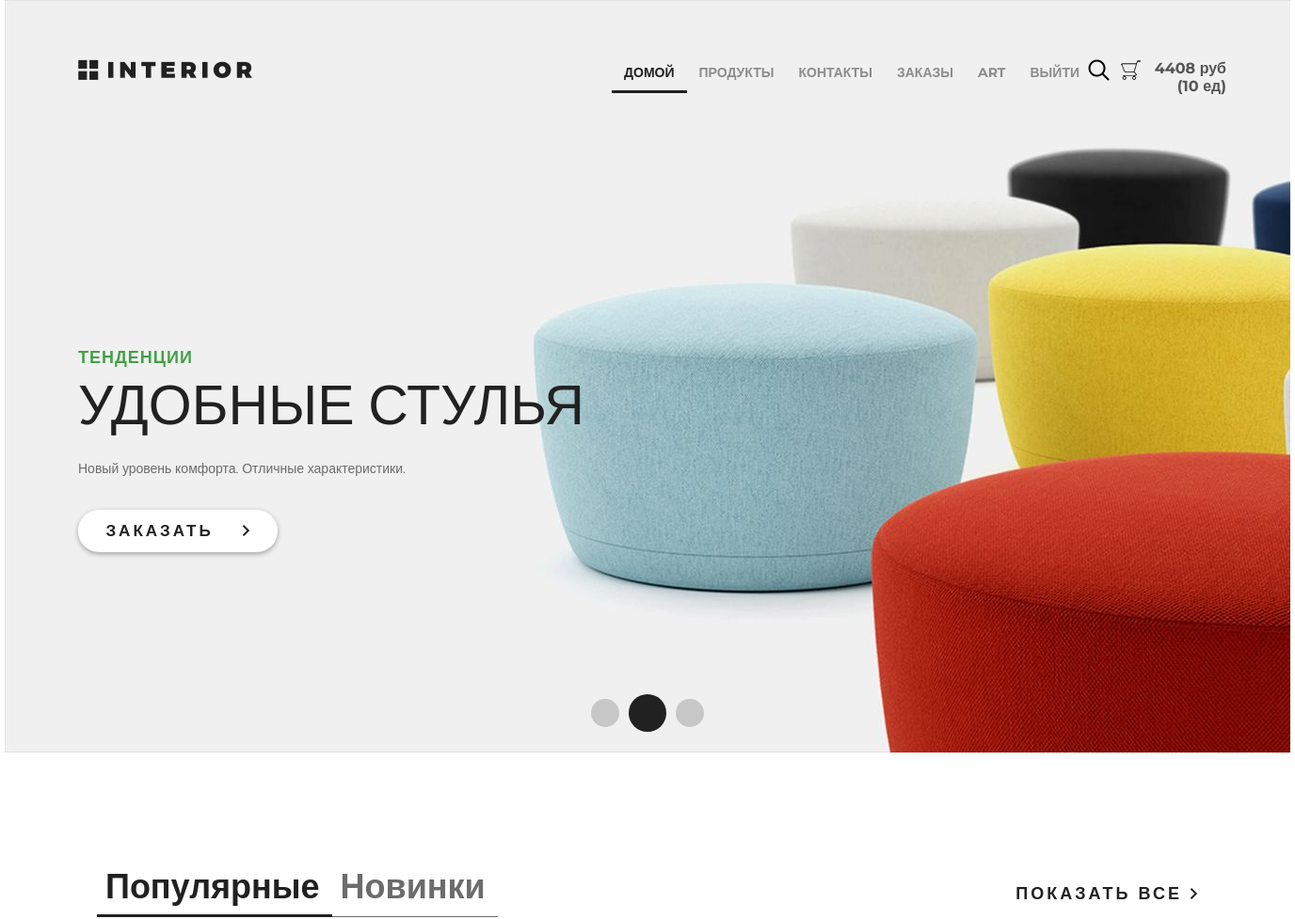
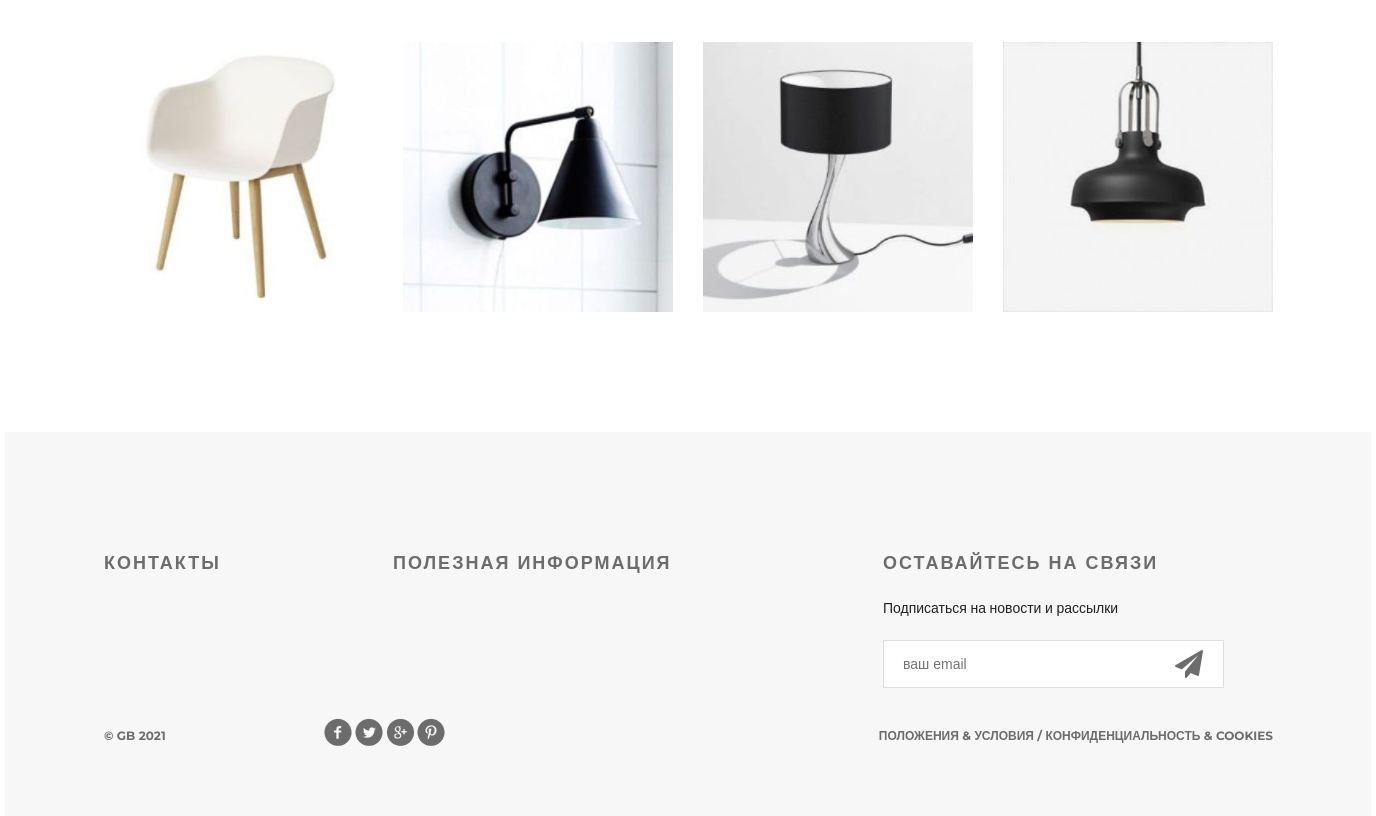
The page / (signed in) on the database its author committed (2 pictures, top to bottom).
### authapp/models.py (models this page shows, shortened)
class ShopUser(AbstractUser):
    avatar = models.ImageField(
        upload_to='users_avatars', blank=True, verbose_name='Аватар')
    age = models.PositiveSmallIntegerField(verbose_name='Возраст', default=18)
    is_active = models.BooleanField(default=True)
    activate_key = models.CharField(
        max_length=128, verbose_name='Ключ активации', blank=True, null=True)
    activate_key_expired = models.DateTimeField(blank=True, null=True)

### basketapp/models.py (models this page shows, shortened)
class Basket(models.Model):
    user = models.ForeignKey(settings.AUTH_USER_MODEL,
                             on_delete=models.CASCADE, related_name='basket')
    product = models.ForeignKey(Product, on_delete=models.CASCADE)
    quantity = models.PositiveSmallIntegerField(default=0)
    created_at = models.DateTimeField(auto_now_add=True)
    updated_at = models.DateTimeField(auto_now=True)
    @property
    def product_cost(self):
        return self.quantity * self.product.price
    @property
    def total_quantity(self):
        _items = Basket.objects.filter(user=self.user)
        return sum(list(map(lambda x: x.quantity, _items)))
    @property
    def total_cost(self):
        _items = Basket.objects.filter(user=self.user)
        return sum(list(map(lambda x: x.product_cost, _items)))

### mainapp/models.py (models this page shows, shortened)
class Product(models.Model):
    category = models.ForeignKey(
        ProductCategory, on_delete=models.CASCADE, verbose_name='категория')
    name = models.CharField(max_length=128, verbose_name='название продукта')
    image = models.ImageField(upload_to='products_images',
                              blank=True, verbose_name='картинка')
    short_desc = models.CharField(
        max_length=255, blank=True, verbose_name='краткое описание продукта')
    description = models.TextField(
        blank=True, verbose_name='описание продукта')
    price = models.DecimalField(
        decimal_places=2, max_digits=10, default=0, verbose_name='цена продукта')
    quantity = models.PositiveSmallIntegerField(
        default=0, verbose_name='количество')
    is_active = models.BooleanField(default=True)

### mainapp/views.py (the view)
# urls.py: path('', views.main, name='main'),
def main(request):
    context = {
        'title': 'Главная',
        'products': Product.objects.all()[:4],
    }
    return render(request, 'mainapp/index.html', context=context)

### mainapp/context_processors.py (called while the page is built)
def basket(request):
    basket_items = []
    if request.user.is_authenticated:
        basket_items = Basket.objects.filter(user=request.user)
    return {
        'basket': basket_items
    }

### mainapp/templates/mainapp/index.html (shortened to what this page needs)
{% extends 'mainapp/base.html' %}
{% load static %}
{% block menu %}
	<div class="slider">
		<div class="header clearfix">
			{% include 'mainapp/includes/inc_main_menu.html' %}
		</div>
		<div class="text-slider">
			<h3 class="green">тенденции</h3>
			<h3 class="big"> удобные стулья</h3>
			<p>Новый уровень комфорта. Отличные характеристики.</p>
			<a href="#" class="button-order">заказать <img src="{% static 'img/arrow.png' %}" alt=""></a>
		</div>
		<div class="navi">
			<a href="#"></a><a href="#"></a><a href="#"></a>
		</div>
	</div>
{% endblock menu %}
{% block content %}
	<div class="featured">
		<div class="featured-menu">
			<a class="active" href="#">Популярные</a><a href="#">Новинки</a>
		</div>
		<a class="explore" href="#">показать все <img src="{% static 'img/arrow.png' %}" alt=""></a>
		<div class="clearfix">
		</div>
		<div class="tab-content">
			{% for product in products %}
			<div class="block">
				<a href="{% url 'mainapp:product' product.pk %}">
					<img src="/media/{{ product.image }}" alt="" class="preview">
				</a>
			</div>
			{% endfor %}
		</div>
	</div>
{% endblock content %}

### mainapp/templates/mainapp/includes/inc_main_menu.html (shortened to what this page needs)
<a href="{% url 'main' %}" class="logo"></a>
<ul class="menu">
    <li><a href="{% url 'main' %}" {% if request.resolver_match.url_name == 'main' %} class="active" {% endif %}>домой</a></li>
    <li><a href="{% url 'products:products' %}" {% if request.resolver_match.namespace == 'products' %} class="active" {% endif %}>продукты</a></li>
    <li><a href="{% url 'contacts' %}" {% if request.resolver_match.url_name == 'contacts' %} class="active" {% endif %}>контакты</a></li>
    {% if user.is_authenticated %}
        <li><a href="{% url 'order:list' %}">заказы</a></li>
        <li><a href="{% url 'auth:edit' %}">{{ user.first_name|default:'пользователь' }}</a></li>
        <li><a href="{% url 'auth:logout' %}">выйти</a></li>
    {% else %}
        <li><a href="{% url 'auth:register' %}">регистрация</a></li>
        <li><a href="{% url 'auth:login' %}">вoйти</a></li>
    {% endif %}
</ul>
<a href="#" class="search"></a>
<a href="{% url 'basket:basket' %}" class="basket">
    {% if basket %}
        {{ basket.0.total_cost|floatformat:0 }} руб <br>
        ({{ basket.0.total_quantity }} ед)
    {% endif %}
</a>

### static/css/style.css (style rules this page uses)
* { margin: 0; padding: 0; }
body { font-family: 'Montserrat', sans-serif; }
html, body { height: 100%; }
.slider { height: 800px; background-image: url(/static/img/slider.jpg); padding-left: 78px; padding-right: 211px; position: relative; }
.logo { background-image: url(/static/img/logo.png); margin-top: 63px; width: 185px; height: 22px; float: left; }
.menu { list-style-type: none; margin-top: 67px; float: right; }
.menu li { float: left; }
.menu a { color: #8c8c8c; font-size: 14px; font-weight: 700; text-align: right; text-transform: uppercase; text-decoration: none; padding: 10px 13px; }
.menu .active { color: #212121; font-weight: 700; border-bottom: 3px solid #212121; }
.search { display: block; width: 23px; height: 23px; background-image: url(/static/img/search.png); position: absolute; top: 63px; left: 1151px; }
.basket { display: block; width: 85px; height: 23px; background-image: url(/static/img/basket.png); position: absolute; top: 63px; left: 1185px; text-decoration: none; color: #555; padding-left: 28px; background-repeat: no-repeat; font-weight: bold; text-align: right; }
.clearfix:after { content: ""; display: block; clear: both; }
.text-slider { margin-top: 288px; position: absolute; }
.text-slider p { color: #6c6c6c; font-size: 14px; text-align: left; width: 458px; line-height: 24px; }
.button-order { background-color: #ffffff; box-shadow: 0px 2px 4.85px 0.15px rgba(33, 33, 33, 0.35); width: 212px; height: 45px; display: block; text-transform: uppercase; text-align: center; border-radius: 22px; text-decoration: none; color: #212121; font-size: 17px; font-weight: 700; line-height: 45px; margin-top: 32px; letter-spacing: 3px; }
.button-order img { padding-left: 22px; }
.green { text-transform: uppercase; color: #43a047; font-size: 18px; font-weight: 700; text-align: left; margin-bottom: 22px; line-height: 13px; letter-spacing: 1px; }
.big { color: #212121; font-size: 59px; line-height: 43px; text-transform: uppercase; font-weight: 100; margin-bottom: 34px; }
.navi { position: absolute; bottom: 22px; right: 618px; display: flex; width: 130px; height: 40px; justify-content: space-between; align-items: center; }
.navi a { display: block; width: 30px; height: 30px; border-radius: 50%; background-color: rgba(33, 33, 33, 0.2); float: left; margin: 0px 5px; }
.navi a:nth-child(2) { display: block; width: 40px; height: 40px; border-radius: 50%; background-color: #212121; float: left; margin: 0px; }
.featured { padding-left: 98px; padding-right: 98px; }
.featured-menu { margin-top: 120px; width: 300px; height: 49px; float: left; }
.featured-menu a { color: #6c6c6c; font-size: 36px; font-weight: 700; text-align: left; text-decoration: none; border-bottom: 1px solid #6c6c6c; padding-bottom: 10px; padding-right: 13px; padding-left: 9px; }
.featured-menu .active { font-size: 36px; font-weight: 700; text-align: left; color: #212121; border-bottom: 3px solid #212121; padding-bottom: 8px; }
.explore { text-transform: uppercase; color: #212121; font-size: 18px; font-weight: 700; line-height: 24px; text-align: center; float: right; margin-top: 138px; letter-spacing: 3px; text-decoration: none; }
.tab-content { margin-top: 50px; display: flex; justify-content: space-between; margin-bottom: 120px; }
.tab-content .block { height: 270px; width: 270px; position: relative; }
.tab-content a .preview { height: 270px; }

### rows shown on the page
ShopUser: first_name "ART"
Basket: user+quantity+product "4408", user+quantity "10"
Product: image (picture)
Product: image (picture)
Product: image (picture)
Product: image (picture)
